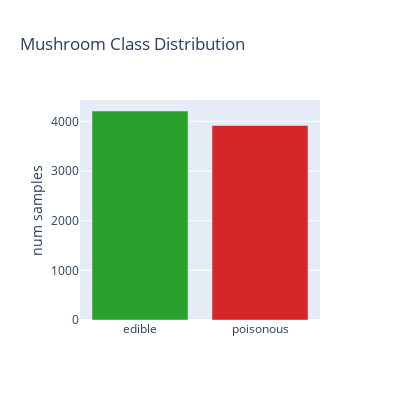

This figure's notebook cell:
### Markdown cell above
### Visualization

### Code cell
y = df_preproc['class'].value_counts()

colors = plotly.colors.DEFAULT_PLOTLY_COLORS
data = [go.Bar(x=[mush_dict[x] for x in y.index], y=y.values, marker = dict(color = colors[2:2+len(y.index)]))]
layout = go.Layout(
    title="Mushroom Class Distribution",
    autosize=False,
    width=400,
    height=400,
    yaxis=dict(
        title='num samples'
    )
)

fig = go.Figure(data=data, layout=layout)
iplot(fig, filename='basic-bar3')

### Figure 1 — Plotly figure (JSON) as saved in the notebook; plotly's stock layout.template omitted (floating-point values rounded to 4 significant figures)
{"data": [{"marker": {"color": ["rgb(44, 160, 44)", "rgb(214, 39, 40)"]}, "type": "bar", "x": ["edible", "poisonous"], "y": [4208, 3916]}], "layout": {"autosize": false, "height": 400, "title": {"text": "Mushroom Class Distribution"}, "width": 400, "yaxis": {"title": {"text": "num samples"}}}}
